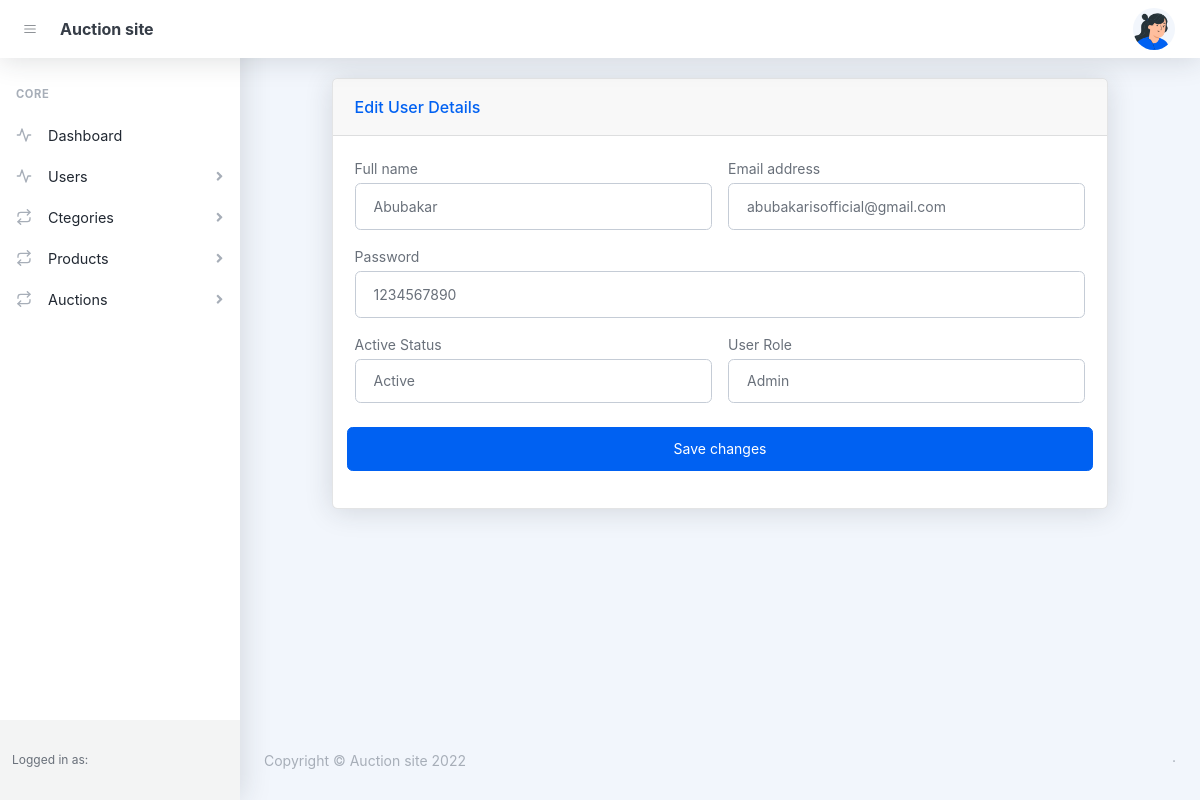
Screenshot of /admin/editUser.php?id=1 (signed in) with the database file from the repository.
### tables this page shows
CREATE TABLE `users` (
  `id` bigint(20) NOT NULL,
  `name` varchar(191) NOT NULL,
  `password` varchar(191) NOT NULL,
  `email` varchar(191) NOT NULL,
  `role` varchar(255) NOT NULL DEFAULT 'Admin',
  `status` varchar(255) NOT NULL DEFAULT 'Active',
  `created_at` timestamp NOT NULL DEFAULT current_timestamp() ON UPDATE current_timestamp()
);

### admin/editUser.php (the view, shortened to what this page needs)
<?php
include '../admin/head.php';
include '../admin/header.php';
include '../admin/sidebar.php';
include '../db.php';
?>
<div id="layoutSidenav">
    <div id="layoutSidenav_content">
        <main>
            <div class="container-xl px-12 mt-12">
                <div style="justify-content: center;margin-top: 20px" class="row">
                    <div class="col-xl-10">
                        <div class="card mb-4">
                            <div class="card-header">Edit User Details</div>
                            <div class="card-body">
                                <form>
                                    <?php
                                    $sql = "SELECT * from users  where id='" . $_GET['id'] . "' ";
                                    $query = mysqli_query($db, $sql);
                                    if (mysqli_num_rows($query) > 0) {
                                        while ($row1 = mysqli_fetch_assoc($query)) {
                                    ?>
                                            <div class="row gx-3 mb-3">
                                                <div class="col-md-6">
                                                    <label class="small mb-1" for="inputFullName">Full name</label>
                                                    <input class="form-control" id="inputFullName" type="text" placeholder="Enter full name" value="<?php echo $row1['name']; ?>" />
                                                </div>
                                                <div class="col-md-6">
                                                    <label class="small mb-1" for="inputEmailAddress">Email address</label>
                                                    <input class="form-control" id="inputEmailAddress" type="email" placeholder="Enter your email address" value="<?php echo $row1['email']; ?>" />
                                                </div>
                                            </div>
                                            <div class="row gx-3 mb-3">
                                                <div class="col-md-12">
                                                    <label class="small mb-1" for="inputLocation">Password</label>
                                                    <input class="form-control" id="inputPassword" type="text" placeholder="Enter your password" value="<?php echo $row1['password']; ?>" />
                                                </div>
                                            </div>
                                            <div class="row gx-3 mb-3">
                                                <div class="col-md-6">
                                                    <label class="small mb-1" for="inputPhone">Active Status</label>
                                                    <select class="form-control" id="inputActiveStatus" name="inputActiveStatus">
                                                        <?php if ($row1['status'] == 'Active'): ?>
                                                            <option value="Active" selected>Active</option>
                                                        <?php elseif($row1['status'] == 'Inactive'): ?>
                                                            <option value="Active">Active</option>
                                                            <option value="InActive" selected>InActive</option>
                                                            <?php else: ?>
                                                            <option value="Active">Active</option>
                                                            <option value="InActive">InActive</option>
                                                        <?php endif; ?>
                                                    </select>
                                                </div>
                                                <div class="col-md-6">
                                                    <label class="small mb-1" for="inputBirthday">User Role</label>
                                                    <select class="form-control" id="inputRole">
                                                        <?php if ($row1['role'] == "Admin"): ?>
                                                        <option value="Admin" selected>Admin</option>
                                                        <?php elseif ($row1['role'] == "User"): ?>
                                                        <option value="User" selected>User</option>
                                                        <option value="Admin"  >Admin</option>
                                                        <?php else: ?>
                                                        <option value="User" >User</option>
                                                        <option value="Admin"  >Admin</option>
                                                        <?php endif ?>
                                                    </select>
                                                </div>
                                                        </div>
                                                        <div class="row gx-3 mb-3">
                                            <button onclick="updateUser();" class="btn btn-primary mt-2" type="button">Save changes</button>
                                            </div>
                                    <?php
                                        }
                                    }
                                    ?>
                                </form>
                            </div>
                        </div>
                    </div>
                </div>
            </div>
        </main>
        <?php
        include '../admin/footer.php';
        ?>
    </div>
</div>

### rows the page displays
users: name "Abubakar", email "abubakarisofficial@gmail.com", password "1234567890", inputActiveStatus "Active", role "Admin"
